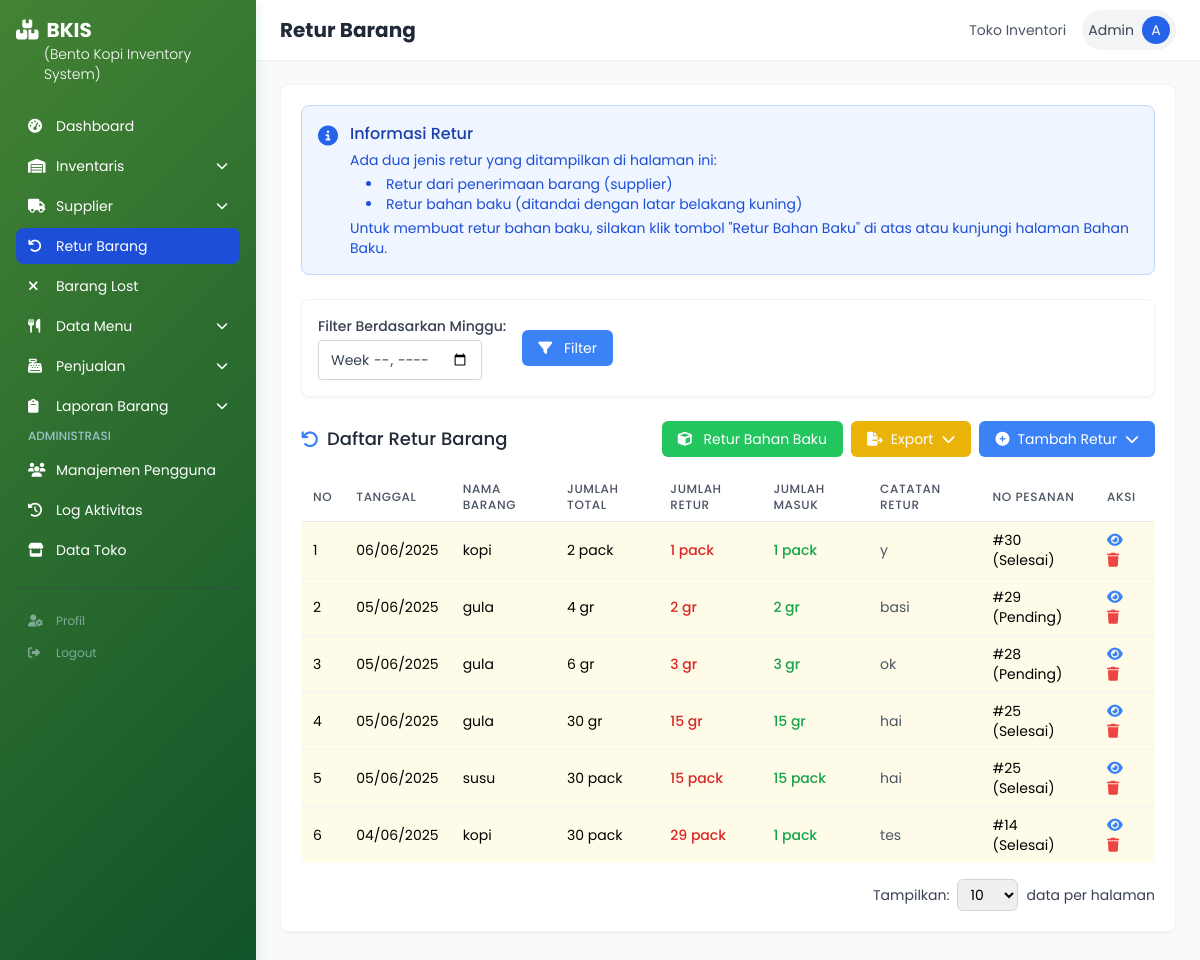
The page /retur_barang.php (signed in) on the database as committed earlier.
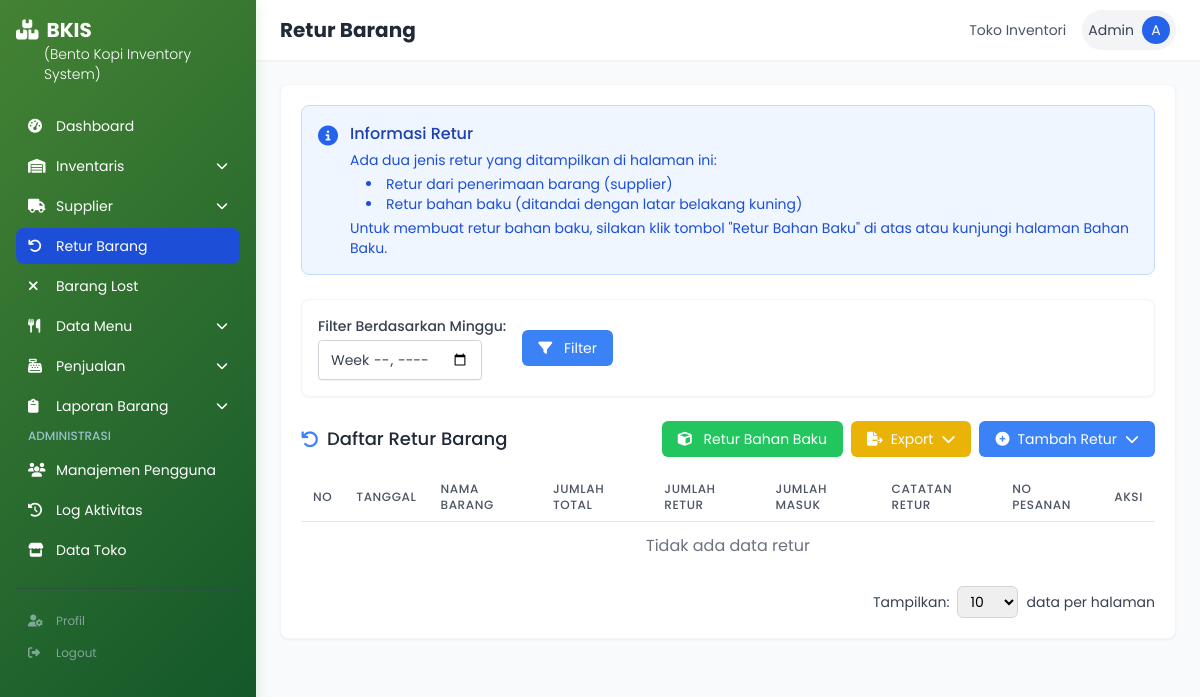
The same page on the database as committed later.
### tables this page shows
CREATE TABLE `bahan_baku` (
  `id_bahan_baku` int(11) NOT NULL,
  `id_barang` int(11) NOT NULL,
  `qty` int(11) NOT NULL,
  `periode` int(11) NOT NULL COMMENT '1, 2, 3, or 4',
  `harga_satuan` decimal(20,2) NOT NULL,
  `total` decimal(20,2) NOT NULL,
  `lokasi` varchar(100) DEFAULT NULL,
  `tanggal_input` datetime NOT NULL DEFAULT current_timestamp(),
  `id_user` int(11) DEFAULT NULL,
  `status` enum('pending','approved','retur','dibatalkan') NOT NULL DEFAULT 'pending',
  `jumlah_retur` int(11) DEFAULT 0,
  `jumlah_masuk` int(11) DEFAULT 0,
  `catatan_retur` text DEFAULT NULL,
  `id_pesanan` int(11) DEFAULT NULL
);

CREATE TABLE `barang` (
  `id_barang` int(11) NOT NULL,
  `nama_barang` varchar(100) DEFAULT NULL,
  `satuan` varchar(50) DEFAULT NULL,
  `jenis` varchar(50) DEFAULT NULL,
  `stok` int(11) DEFAULT 0,
  `stok_minimum` int(11) DEFAULT NULL,
  `harga` decimal(10,2) DEFAULT 0.00,
  `lokasi` enum('kitchen','bar') DEFAULT NULL,
  `periode` enum('1','2','3','4') DEFAULT NULL,
  `id_supplier` int(11) DEFAULT NULL,
  `periode_1` decimal(20,2) DEFAULT NULL,
  `periode_2` decimal(20,2) DEFAULT NULL
);

CREATE TABLE `retur_barang` (
  `id_retur` int(11) NOT NULL,
  `id_barang` int(11) NOT NULL,
  `qty_retur` int(11) NOT NULL,
  `tanggal_retur` datetime NOT NULL DEFAULT current_timestamp(),
  `alasan_retur` text DEFAULT NULL,
  `id_user` int(11) DEFAULT NULL,
  `supplier` varchar(100) DEFAULT NULL,
  `harga_satuan` decimal(20,2) NOT NULL,
  `total` decimal(20,2) NOT NULL,
  `periode` int(11) NOT NULL,
  `id_pesanan` int(11) DEFAULT NULL
);

CREATE TABLE `pesanan_barang` (
  `id_pesanan` int(11) NOT NULL,
  `id_supplier` int(11) NOT NULL,
  `tanggal_pesan` date NOT NULL,
  `id_user` int(11) DEFAULT NULL,
  `catatan` text DEFAULT NULL,
  `status` enum('pending','diproses','selesai','dibatalkan','approved') NOT NULL DEFAULT 'pending',
  `created_at` timestamp NOT NULL DEFAULT current_timestamp()
);

### retur_barang.php (the view, shortened to what the changed rows need)
<?php
require_once 'includes/header.php';
require_once 'role_permission_check.php';
$week_condition = '';
$records_per_page = isset($_GET['per_page']) ? (int)$_GET['per_page'] : 10;
$page = isset($_GET['page']) ? (int)$_GET['page'] : 1;
$offset = ($page - 1) * $records_per_page;
$query = "SELECT bb.*, b.nama_barang, b.satuan, u.nama_lengkap as nama_pengguna,
          pb.status as pesanan_status,
          rb.id_retur, rb.alasan_retur as rb_alasan_retur, rb.qty_retur as qty_retur_actual
          FROM bahan_baku bb
          JOIN barang b ON bb.id_barang = b.id_barang
          LEFT JOIN users u ON bb.id_user = u.id_user
          LEFT JOIN pesanan_barang pb ON bb.id_pesanan = pb.id_pesanan
          LEFT JOIN (
              SELECT id_retur, id_barang, alasan_retur, qty_retur
              FROM retur_barang
              GROUP BY alasan_retur, id_barang
          ) rb ON rb.id_barang = bb.id_barang
              AND rb.alasan_retur = bb.catatan_retur
          WHERE bb.status = 'retur' AND (pb.status != 'dibatalkan' OR pb.status IS NULL)
          $week_condition
          ORDER BY bb.tanggal_input DESC";
$retur_list = mysqli_query($conn, $query);
$all_retur_items = [];
while ($retur = mysqli_fetch_assoc($retur_list)) {
    $retur['source'] = 'bahan_baku';
    $all_retur_items[] = $retur;
}
usort($all_retur_items, function($a, $b) {
    return strtotime($b['tanggal_input']) - strtotime($a['tanggal_input']);
});
$paginated_items = array_slice($all_retur_items, $offset, $records_per_page);
?>
<div class="bg-white p-5 rounded-lg shadow-sm border border-gray-100 mb-6">
    <div class="flex justify-between items-center mb-4">
        <div>
        <h2 class="text-lg font-medium text-gray-800 flex items-center">
            <i class="fas fa-undo text-blue-500 mr-2"></i> Daftar Retur Barang
        </h2>
        </div>
    </div>
    <div class="overflow-x-auto">
        <table class="min-w-full bg-white rounded-lg overflow-hidden data-table">
            <thead>
                <tr class="border-b border-gray-200">
                    <th class="py-2 px-3 text-left text-xs font-medium text-gray-600 uppercase tracking-wider">No</th>
                    <th class="py-2 px-3 text-left text-xs font-medium text-gray-600 uppercase tracking-wider">Tanggal</th>
                    <th class="py-2 px-3 text-left text-xs font-medium text-gray-600 uppercase tracking-wider">Nama Barang</th>
                    <th class="py-2 px-3 text-left text-xs font-medium text-gray-600 uppercase tracking-wider">Jumlah Total</th>
                    <th class="py-2 px-3 text-left text-xs font-medium text-gray-600 uppercase tracking-wider">Jumlah Retur</th>
                    <th class="py-2 px-3 text-left text-xs font-medium text-gray-600 uppercase tracking-wider">Jumlah Masuk</th>
                    <th class="py-2 px-3 text-left text-xs font-medium text-gray-600 uppercase tracking-wider">Catatan Retur</th>
                    <th class="py-2 px-3 text-left text-xs font-medium text-gray-600 uppercase tracking-wider">No Pesanan</th>
                    <th class="py-2 px-3 text-left text-xs font-medium text-gray-600 uppercase tracking-wider">Aksi</th>
                </tr>
            </thead>
            <tbody class="divide-y divide-gray-100">
                <?php
                $no = 1 + $offset;
                if (!empty($paginated_items)):
                    foreach ($paginated_items as $retur):
                        $pesanan_info = !empty($retur['id_pesanan']) ? "#" . $retur['id_pesanan'] . " (" . ucfirst($retur['pesanan_status'] ?? 'pending') . ")" : "-";
                        $retur_qty = $retur['qty_retur_actual'] ?? $retur['jumlah_retur'];
                        $total_qty = $retur['qty'];
                        if (!empty($retur['jumlah_masuk']) && !empty($retur['jumlah_retur'])) {
                            $total_qty = $retur['jumlah_masuk'] + $retur['jumlah_retur'];
                        }
                        $jumlah_masuk = $retur['jumlah_masuk'] ?? 0;
                        $rowClass = '';
                        if ($retur['source'] == 'bahan_baku') {
                            $rowClass = !empty($retur['id_pesanan']) ? 'bg-yellow-50' : '';
                        } else {
                            $rowClass = 'bg-blue-50';
                        }
                ?>
                <tr class="hover:bg-gray-50 <?= $rowClass ?>">
                    <td class="py-2 px-3 text-sm"><?= $no++ ?></td>
                    <td class="py-2 px-3 text-sm">
                        <?= date('d/m/Y', strtotime($retur['source'] == 'bahan_baku' ? $retur['tanggal_input'] : $retur['tanggal_retur'])) ?>
                    </td>
                    <td class="py-2 px-3 text-sm"><?= $retur['nama_barang'] ?? '-' ?></td>
                    <td class="py-2 px-3 text-sm">
                        <?= $total_qty ?> <?= $retur['satuan'] ?>
                    </td>
                    <td class="py-2 px-3 text-sm font-medium text-red-600">
                        <?= $retur_qty ?> <?= $retur['satuan'] ?>
                    </td>
                    <td class="py-2 px-3 text-sm font-medium text-green-600">
                        <?= $jumlah_masuk ?> <?= $retur['satuan'] ?>
                    </td>
                    <td class="py-2 px-3 text-sm text-gray-600">
                        <?= $retur['catatan_retur'] ?? ($retur['rb_alasan_retur'] ?? '-') ?>
                    </td>
                    <td class="py-2 px-3 text-sm">
                        <?= $pesanan_info ?>
                    </td>
                    <td class="py-2 px-3 text-sm">
                        <?php if ($retur['source'] == 'bahan_baku'): ?>
                        <button class="text-blue-500 hover:text-blue-700 mr-2"
                                onclick="viewBahanBakuRetur(<?= $retur['id_bahan_baku'] ?>)">
                            <i class="fas fa-eye"></i>
                        </button>
                        <?php if ($_SESSION['user_role'] !== 'crew'): ?>
                        <button class="text-red-500 hover:text-red-700"
                                onclick="deleteRetur(<?= $retur['id_bahan_baku'] ?>, <?= $retur['id_retur'] ?? 'null' ?>, '<?= date('d/m/Y', strtotime($retur['tanggal_input'])) ?>', '<?= $retur['nama_barang'] ?>')">
                            <i class="fas fa-trash"></i>
                        </button>
                        <?php endif; ?>
                        <?php endif; ?>
                    </td>
                </tr>
                <?php endforeach; ?>
                <?php else: ?>
                <tr>
                    <td colspan="9" class="py-3 px-3 text-center text-gray-500">Tidak ada data retur</td>
                </tr>
                <?php endif; ?>
            </tbody>
        </table>
    </div>
</div>
<?php
require_once 'includes/footer.php';
?>

Rows that differ between the two databases and show on the page:
removed bahan_baku: tanggal_input "06/06/2025", id_barang.nama_barang "kopi", total_qty "2", id_barang.satuan "pack", retur_barang.qty_retur "1", jumlah_masuk "1", catatan_retur "y", id_pesanan.status "#30 (Selesai)"
removed bahan_baku: tanggal_input "05/06/2025", id_barang.nama_barang "gula", total_qty "4", id_barang.satuan "gr", retur_barang.qty_retur "2", jumlah_masuk "2", catatan_retur "basi", pesanan_info "#29 (Pending)"
removed bahan_baku: tanggal_input "05/06/2025", id_barang.nama_barang "gula", total_qty "6", id_barang.satuan "gr", retur_barang.qty_retur "3", jumlah_masuk "3", catatan_retur "ok", pesanan_info "#28 (Pending)"
removed bahan_baku: tanggal_input "05/06/2025", id_barang.nama_barang "gula", total_qty "30", id_barang.satuan "gr", jumlah_retur "15", jumlah_masuk "15", catatan_retur "hai", id_pesanan.status "#25 (Selesai)"
removed bahan_baku: tanggal_input "05/06/2025", id_barang.nama_barang "susu", total_qty "30", id_barang.satuan "pack", jumlah_retur "15", jumlah_masuk "15", catatan_retur "hai", id_pesanan.status "#25 (Selesai)"
removed bahan_baku: tanggal_input "04/06/2025", id_barang.nama_barang "kopi", total_qty "30", id_barang.satuan "pack", jumlah_retur "29", jumlah_masuk "1", catatan_retur "tes", id_pesanan.status "#14 (Selesai)"
Other text that changed with them:
text now shown: "Tidak ada data retur"
